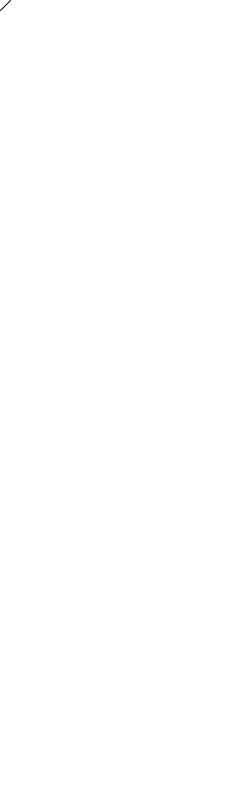
Frame 1 (no input)
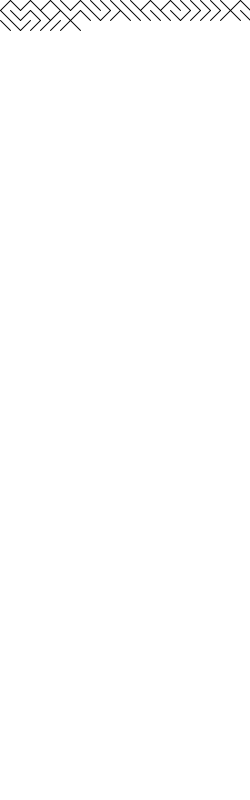
Frame 60 (the mouse pressed at the canvas centre just before this capture)
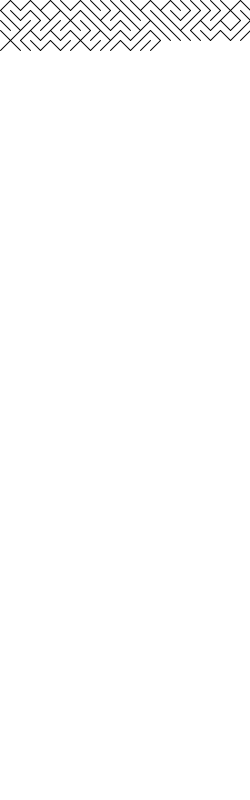
Frame 120 (the mouse held since frame 60 and released just before this capture)

The Processing sketch that drew these frames (run headless with seeded random() and noise(); from frame 60 on, the mouse is pressed at the canvas centre):

// Processing sketch: sketch_10print
// ── sketch_10print.pde
void setup(){
  size(250,800);
  background(255);
}
int x = 0;
int y = 0;
int sc = 10;
void draw(){
  if (random(1)<0.5) {
    line(x,y,x+sc,y+sc);
  }else{
    line(x+sc,y,x,y+sc);
  }
  x +=sc;
  if (x > width){
    x = 0;
    y +=sc;
  }
}
